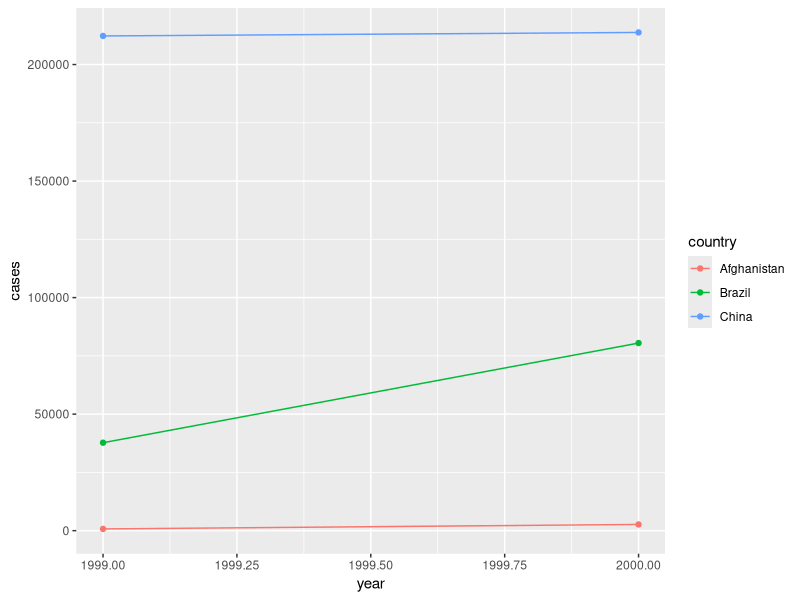
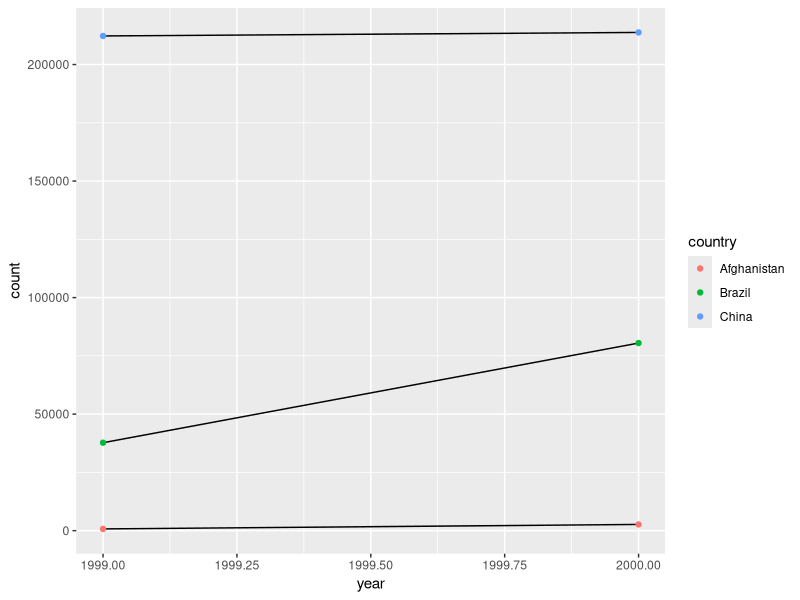

Write the R code that produced these figures, in order.
## ---- chunk 1
library(tidyverse)

table1 %>% mutate(
  rate = cases/population*10000
)

#compute total cases per year and rate per year

table1 %>% group_by(year) %>% summarise(total_cases = sum(cases), total_population = sum(population),
                                        rate = total_cases/total_population)

#total cases
table1 %>% count(year, wt=cases)

#visualizing the data
table1 %>% ggplot(aes(x = year, y = cases))+
  geom_line(aes(group = country, color = country))+
  geom_point(aes(color = country))


## ---- chunk 2

#Rate from Table 2
t2_cases <- table2 %>% filter(type == "cases") %>%
  rename(cases = count)
t2_population <- table2 %>% filter(type =="population") %>% 
  rename(population = count)

req_table <- tibble(
  country = t2_cases$country,
  year = t2_cases$year,
  cases = t2_cases$cases,
  population = t2_population$population
) %>% arrange(country,year)
 
req_table %>% mutate(rate = cases/population*1000) 

table4a
table4b

tibble(
  country = table4a$country,
  year = 1999,
  cases = table4a$'1999',
  population = table4b$'1999'
)

#3
table2 %>% filter(type =="cases") %>% 
  ggplot(aes(year, count))+
  geom_line(aes(group = country))+
  geom_point(aes(color = country))
## ---- chunk 3
table4a %>% gather("1999","2000", key = "year", value = "cases") %>% 
  arrange(country, year)

table4b %>% gather("1999","2000",key = "year", value = "population") %>% 
  arrange(country,year)

#to combine, left join needs to be used - more in chapter 10

tidy4a <- table4a %>% gather("1999","2000", key = "year", value = "case")
tidy4b <- table4b %>% gather("1999", "2000", key = "year", value = "population")
left_join(tidy4a,tidy4b)
## ---- chunk 4
table2
spread(table2, key =type, value = count)

## ---- chunk 5
stocks <- tibble(
  year = c(2015, 2015, 2016, 2016),
  half = c(1,2,1,2),
  return = c(1.88, 0.59, 0.92, 0.17)
)
stocks
stocks %>% spread(year, return) %>% 
  gather("year","return", '2015','2016', convert = T) #if convert not used, then the year will be character. 
## ---- chunk 6
table4a %>% gather("1999", "2000", key = "year", value = "cases")

## ---- chunk 7
people <- tribble(
  ~name,~key,~value,
  "Philip","age",45,
  "Philip","height",186,
  "Philip", "age",50,
  "Jessica", "age", 37,
  "Jessica", "height", 156
)

#people %>% spread(key, value)

people2 <- people %>% group_by(name,key) %>% mutate(obs= row_number())

people2 %>% spread(key,value)

## ---- chunk 8
(preg <- tribble(
  ~pregnant, ~male, ~female,
  "yes",NA, 10,
  "no",20,12
))

preg %>% gather(male,female, key = gender, value = infected) %>% 
  select(gender, everything()) 
## ---- chunk 9
table3 %>% separate(rate, into = c("cases", "population")) #splits non-alphanumeric character

table3 %>% separate(rate, into = c("cases", "population"), sep = "/") #explicit mention of charater for splitting

table3 %>%  separate(rate, into = c("cases", "population"), convert = T) #convert to required type

#passing arguments will split at the location (+ve from far left, -ve from far right)

table5 <- table3 %>% separate(year, into = c("millenium","century", "year"), sep = c(1,2))

## ---- chunk 10
unite(table5, year, "millenium", century, year)
#for no arguments between joined variables :-
unite(table5, year,"millenium", century, year, sep = "")

## ---- chunk 11
tibble(x = c("a,b,c","d,e,f,g","h,i,j")) %>% 
  separate(x, c("one", "two","three"))

tibble(x = c("a,b,c","d,e,f,g","h,i,j")) %>% 
  separate(x, c("one", "two","three"), extra = "drop")

tibble(x = c("a,b,c","d,e,f,g","h,i,j")) %>% 
  separate(x, c("one", "two","three"), extra = "merge")

#fill

tibble(x = c("a,b,c","d,e","h,i,j")) %>% 
  separate(x, c("one", "two","three"))

tibble(x = c("a,b,c","d,e","h,i,j")) %>% 
  separate(x, c("one", "two","three"), fill = "left")

tibble(x = c("a,b,c","d,e","h,i,j")) %>% 
  separate(x, c("one", "two","three"), fill = "right")


## ---- chunk 12

#Separate by separator
tibble(x = c("X_1", "X_2", "AA_1", "AA_2")) %>%
  separate(x, c("variable", "into"), sep = "_")

#Separate by location/position
tibble(x = c("X1", "X2", "Y1", "Y2")) %>%
  separate(x, c("variable", "into"), sep = c(1))

#Separate by group(regex)
tibble(x = c("X_1", "X_2", "AA_1", "AA_2")) %>%
  extract(x, c("variable", "id"), regex = "([A-Z])_([0-9])")

tibble(x = c("X1", "X2", "Y1", "Y2")) %>%
  extract(x, c("variable", "id"), regex = "([A-Z])([0-9])")

tibble(x = c("XXXX1", "X20", "YA1", "YA20")) %>%
  extract(x, c("variable", "id"), regex = "([A-Z]+)([0-9]+)")
## ---- chunk 13
stocks <- tibble(
  year = c(2015,2015,2015,2015,2016,2016,2016),
  qtr = c(1,2,3,4,2,3,4),
  return = c(1.88, 0.59, 0.35, NA,0.92, 0.17, 2.66)
)

stocks %>% spread(year, return)

stocks %>% spread(year, return) %>% 
  gather('2015','2016', key = year, value = return)

stocks %>% complete(year, qtr) #Complete takes out all combination of the parameters and bring out implicit missing notes

treatment <- tribble(
  ~person, ~treatment, ~response,
  "Derrick Whitmore", 1, 7,
  NA,2,10,
  NA,3,9,
  "Katherine Burke", 1, 4
)

treatment %>% fill(person)
treatment %>% fill(person, .direction = "up")



## ---- chunk 14
View(tidyr::who)

who1 <- tidyr::who %>% gather(
  5:60, key = "key", value = "cases", na.rm = T
)

n_distinct(who1$key)

who2 <- who1 %>% 
  mutate(key = stringr::str_replace(key,"newrel", "new_rel"))

View(who2)

who3 <- who2 %>% separate(key, c("new","type","sexage"), sep = "_")

n_distinct(who3$new)

who4 <- who3 %>% select(-new, -iso2, -iso3)

who5 <- who4 %>% separate(sexage, c("sex", "age"), sep = 1)

n_distinct(who5$age)

#replacing with a complex pipe :-

who %>% gather(5:60, key = "code", value = "cases", na.rm = T) %>% 
  mutate(code= stringr::str_replace(code,"newrel","new_rel")) %>% 
  separate(code, c("new","type","sexage"), sep ="_") %>% 
  separate(sexage, c("sex", "age"), sep = 1) %>% 
  select(-iso2,-iso3,-new)


select(who3, country,iso2, iso3) %>% 
  distinct() %>% 
  group_by(country) %>% 
  filter(n()>1)
             

